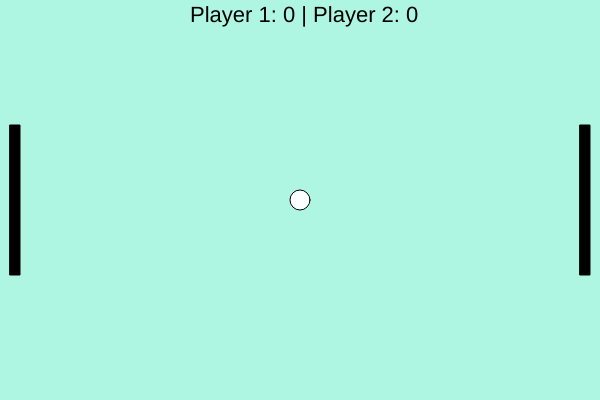
Frame 1 (no input)
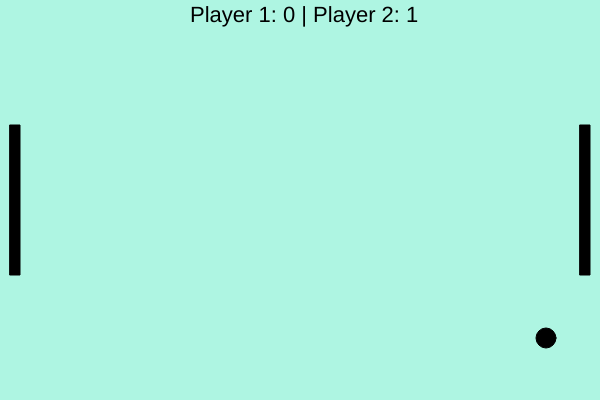
Frame 60 (no input)
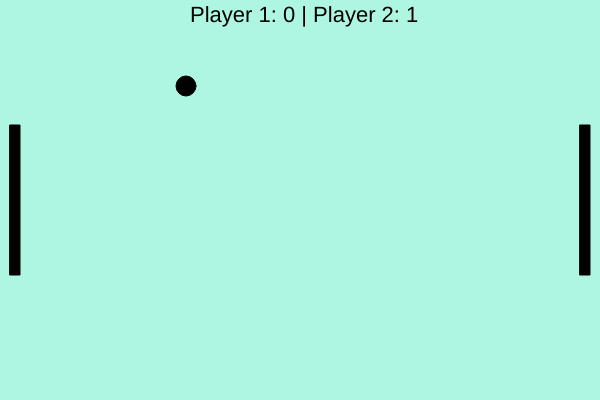
Frame 120 (the mouse pressed at the canvas centre since frame 60)

The p5.js sketch that drew these frames (run headless with seeded random() and noise() and a simulated clock; from frame 60 on, the mouse is pressed at the canvas centre):

// p5.js sketch
// ── sketch.js
//var nivelDificuldade = Number(window.prompt("Qual a dificuldade do gosto você gostaria de jogar? Responda de 1 a 9."));

var nivelDificuldade = 3;

var largura = 600;
var altura = 400;

var corTabuleiro = "#AEF5E2";

var corBolinha = 0;
var xBolinha = 300;
var yBolinha = 200;
var dBolinha = 20;

var velocidadeXBolinha = nivelDificuldade * 2;
var velocidadeYBolinha = nivelDificuldade * 2;

var aRaquete = 150;
var lRaquete = 10;
var vRaquete = nivelDificuldade * 1.5;

var yRaqueteEsquerda = ((altura / 2) - (aRaquete / 2));
var yRaqueteDireita = ((altura / 2) - (aRaquete / 2));

var xRaqueteEsquerda = 10;
var xRaqueteDireita = largura - xRaqueteEsquerda - lRaquete;

var pontosEsquerda = 0
var pontosDireita = 0

function setup() {
  createCanvas(largura, altura);
}

function criarTabuleiro(corTabuleiro) {
  background(corTabuleiro);
}

function criarBolinha(xBolinha, yBolinha, dBolinha, corBolinha) {
  circle(xBolinha, yBolinha, dBolinha);
  fill(corBolinha);
}

function criarRaquete(xRaquete, yRaquete, lRaquete, aRaquete) {
  rect(xRaquete, yRaquete, lRaquete, aRaquete);
}

function movimentarBolinha() {
  xBolinha = xBolinha + velocidadeXBolinha;
  yBolinha = yBolinha + velocidadeYBolinha;
}

function movimentarRaqueteEsquerda() {
  if (keyIsDown(87)) {
    if (yRaqueteEsquerda >= 0) {
      yRaqueteEsquerda = yRaqueteEsquerda - vRaquete;
    }
  }
  if (keyIsDown(83)) {
    if (yRaqueteEsquerda <= (altura - aRaquete)) {
      yRaqueteEsquerda = yRaqueteEsquerda + vRaquete;
    }
  }
}

function movimentarRaqueteDireita() {
  if (keyIsDown(UP_ARROW)) {
    if (yRaqueteDireita >= 0) {
      yRaqueteDireita = yRaqueteDireita - vRaquete;
    }
  }

  if (keyIsDown(DOWN_ARROW)) {
    if (yRaqueteDireita <= (altura - aRaquete)) {
      yRaqueteDireita = yRaqueteDireita + vRaquete;
    }
  }
}

function verificarColisaoBolinhaParede() {
  if (xBolinha >= (largura - (dBolinha / 2)) || xBolinha < (dBolinha / 2)) {
    velocidadeXBolinha = -1 * velocidadeXBolinha
  }

  if (yBolinha >= (altura - (dBolinha / 2)) || yBolinha < (dBolinha / 2)) {
    velocidadeYBolinha = -1 * velocidadeYBolinha
  }
}

function verificarColisaoBolinhaRaqueteEsquerda() {
  if (xBolinha - (dBolinha / 2) <= xRaqueteEsquerda + lRaquete &&
    yBolinha - (dBolinha / 2) <= yRaqueteEsquerda + aRaquete &&
    yBolinha + (dBolinha / 2) >= yRaqueteEsquerda) {
    velocidadeXBolinha = velocidadeXBolinha * -1
    velocidadeYBolinha = -1 * velocidadeYBolinha
    pontosEsquerda = pontosEsquerda + 1

  }
}

function verificarColisaoBolinhaRaqueteDireita() {
  if (xBolinha + (dBolinha / 2) >= xRaqueteDireita - lRaquete &&
    yBolinha - (dBolinha / 2) <= yRaqueteDireita + aRaquete &&
    yBolinha + (dBolinha / 2) >= yRaqueteDireita) {
    velocidadeXBolinha = velocidadeXBolinha * -1
    velocidadeYBolinha = -1 * velocidadeYBolinha
    pontosDireita = pontosDireita + 1
  }
}

function incluirPlacar() {
  textSize(22);
  text("Player 1: " + pontosEsquerda + " | Player 2: " + pontosDireita, (largura / 2) - 110, 22);
}

function draw() {
  criarTabuleiro(corTabuleiro);
  incluirPlacar();
  criarBolinha(xBolinha, yBolinha, dBolinha, corBolinha);
  movimentarBolinha();
  verificarColisaoBolinhaParede();
  criarRaquete(xRaqueteEsquerda, yRaqueteEsquerda, lRaquete, aRaquete);
  criarRaquete(xRaqueteDireita, yRaqueteDireita, lRaquete, aRaquete);
  movimentarRaqueteEsquerda();
  movimentarRaqueteDireita();
  verificarColisaoBolinhaRaqueteEsquerda();
  verificarColisaoBolinhaRaqueteDireita();
}
